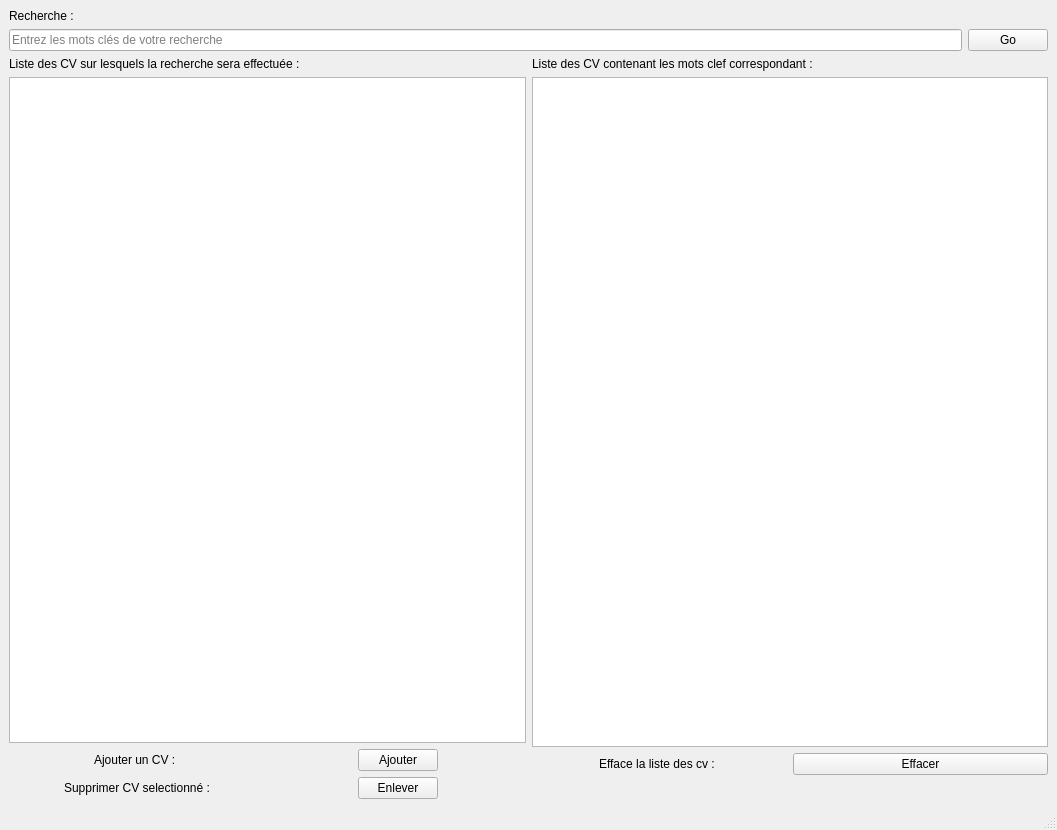
<?xml version="1.0" encoding="UTF-8"?>
<ui version="4.0">
 <class>MainWindow</class>
 <widget class="QMainWindow" name="MainWindow">
  <property name="geometry">
   <rect>
    <x>0</x>
    <y>0</y>
    <width>1057</width>
    <height>830</height>
   </rect>
  </property>
  <property name="windowTitle">
   <string>MainWindow</string>
  </property>
  <widget class="QWidget" name="centralwidget">
   <layout class="QVBoxLayout" name="verticalLayout_4">
    <item>
     <layout class="QVBoxLayout" name="verticalLayout_3">
      <item>
       <widget class="QLabel" name="lbl_rech">
        <property name="mouseTracking">
         <bool>false</bool>
        </property>
        <property name="focusPolicy">
         <enum>Qt::NoFocus</enum>
        </property>
        <property name="acceptDrops">
         <bool>false</bool>
        </property>
        <property name="autoFillBackground">
         <bool>false</bool>
        </property>
        <property name="text">
         <string>Recherche :</string>
        </property>
       </widget>
      </item>
      <item>
       <layout class="QHBoxLayout" name="horizontalLayout_4">
        <item>
         <widget class="QLineEdit" name="lineEdit_rech">
          <property name="dragEnabled">
           <bool>false</bool>
          </property>
          <property name="placeholderText">
           <string>Entrez les mots clés de votre recherche</string>
          </property>
         </widget>
        </item>
        <item>
         <widget class="QPushButton" name="pb_lancer_rech">
          <property name="text">
           <string>Go</string>
          </property>
         </widget>
        </item>
       </layout>
      </item>
     </layout>
    </item>
    <item>
     <layout class="QHBoxLayout" name="horizontalLayout">
      <item>
       <layout class="QVBoxLayout" name="verticalLayout">
        <item>
         <widget class="QLabel" name="lbl_cv_entree">
          <property name="text">
           <string>Liste des CV sur lesquels la recherche sera effectuée :</string>
          </property>
         </widget>
        </item>
        <item>
         <widget class="QListWidget" name="listW_cv_entree">
          <property name="dragDropOverwriteMode">
           <bool>false</bool>
          </property>
          <property name="dragDropMode">
           <enum>QAbstractItemView::DropOnly</enum>
          </property>
         </widget>
        </item>
        <item>
         <layout class="QHBoxLayout" name="horizontalLayout_2">
          <item alignment="Qt::AlignHCenter">
           <widget class="QLabel" name="lbl_bouton_add">
            <property name="text">
             <string>Ajouter un CV : </string>
            </property>
           </widget>
          </item>
          <item alignment="Qt::AlignHCenter">
           <widget class="QPushButton" name="pb_ajouter">
            <property name="text">
             <string>Ajouter</string>
            </property>
           </widget>
          </item>
         </layout>
        </item>
        <item>
         <layout class="QHBoxLayout" name="horizontalLayout_3">
          <item alignment="Qt::AlignHCenter">
           <widget class="QLabel" name="label_2">
            <property name="text">
             <string>Supprimer CV selectionné :</string>
            </property>
           </widget>
          </item>
          <item alignment="Qt::AlignHCenter">
           <widget class="QPushButton" name="pb_enlever">
            <property name="text">
             <string>Enlever</string>
            </property>
           </widget>
          </item>
         </layout>
        </item>
       </layout>
      </item>
      <item>
       <layout class="QVBoxLayout" name="verticalLayout_2">
        <item>
         <widget class="QLabel" name="lbl_cv_sortie">
          <property name="text">
           <string>Liste des CV contenant les mots clef correspondant :</string>
          </property>
         </widget>
        </item>
        <item>
         <widget class="QListWidget" name="listW_cv_sortie"/>
        </item>
        <item>
         <layout class="QHBoxLayout" name="horizontalLayout_5">
          <item alignment="Qt::AlignHCenter">
           <widget class="QLabel" name="lbl_efacer_liste">
            <property name="text">
             <string>Efface la liste des cv : </string>
            </property>
           </widget>
          </item>
          <item>
           <widget class="QPushButton" name="pb_effacer_liste">
            <property name="text">
             <string>Effacer</string>
            </property>
           </widget>
          </item>
         </layout>
        </item>
        <item>
         <spacer name="verticalSpacer">
          <property name="orientation">
           <enum>Qt::Vertical</enum>
          </property>
          <property name="sizeType">
           <enum>QSizePolicy::Maximum</enum>
          </property>
          <property name="sizeHint" stdset="0">
           <size>
            <width>20</width>
            <height>24</height>
           </size>
          </property>
         </spacer>
        </item>
       </layout>
      </item>
     </layout>
    </item>
   </layout>
  </widget>
  <widget class="QMenuBar" name="menubar">
   <property name="geometry">
    <rect>
     <x>0</x>
     <y>0</y>
     <width>1057</width>
     <height>21</height>
    </rect>
   </property>
  </widget>
  <widget class="QStatusBar" name="statusbar"/>
 </widget>
 <resources/>
 <connections/>
</ui>
